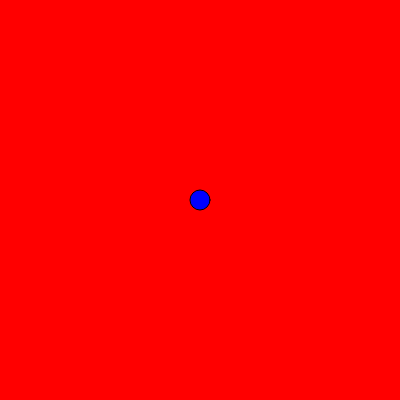
Frame 1 (no input)
Frame 60 (no input): identical to frame 1, image omitted
Frame 120 (the mouse pressed at the canvas centre since frame 60): identical to frame 1, image omitted

The p5.js sketch that drew this single still picture (run headless with seeded random() and noise() and a simulated clock; from frame 60 on, the mouse is pressed at the canvas centre):

// p5.js sketch
// ── sketch.js
function setup() {
  createCanvas(400, 400);
}

function draw() {
  background('red');
  fill('blue');
  ellipse(200, 200, 20);
}
// ── style.css
html, body {
  margin: 0;
  padding: 0;
}
canvas {
  display: block;
}

.sketchlink1 {
  position: static;
  font-family: Impact, Haettenschweiler, 'Arial Narrow Bold', sans-serif;
  top: 100px;
  left: 150px;
  text-decoration: none;
  color: blue;
  font-size: 48px;
}

.sketchlink2 {
  position: static;
  font-family: 'Segoe UI', Tahoma, Geneva, Verdana, sans-serif;
  top: 100px;
  left: 150px;
  text-decoration: none;
  color: blue;
  font-size: 30px;
}

.sketchlink3 {
  position: static;
  font-family: 'Franklin Gothic Medium', 'Arial Narrow', Arial, sans-serif
  top: 100px;
  left: 150px;
  text-decoration: none;
  color: blue;
  font-size: 100px;
}

.sketchlink1:hover{color:yellow}
.sketchlink2:hover{color:red}
.sketchlink3:hover{color:green}
